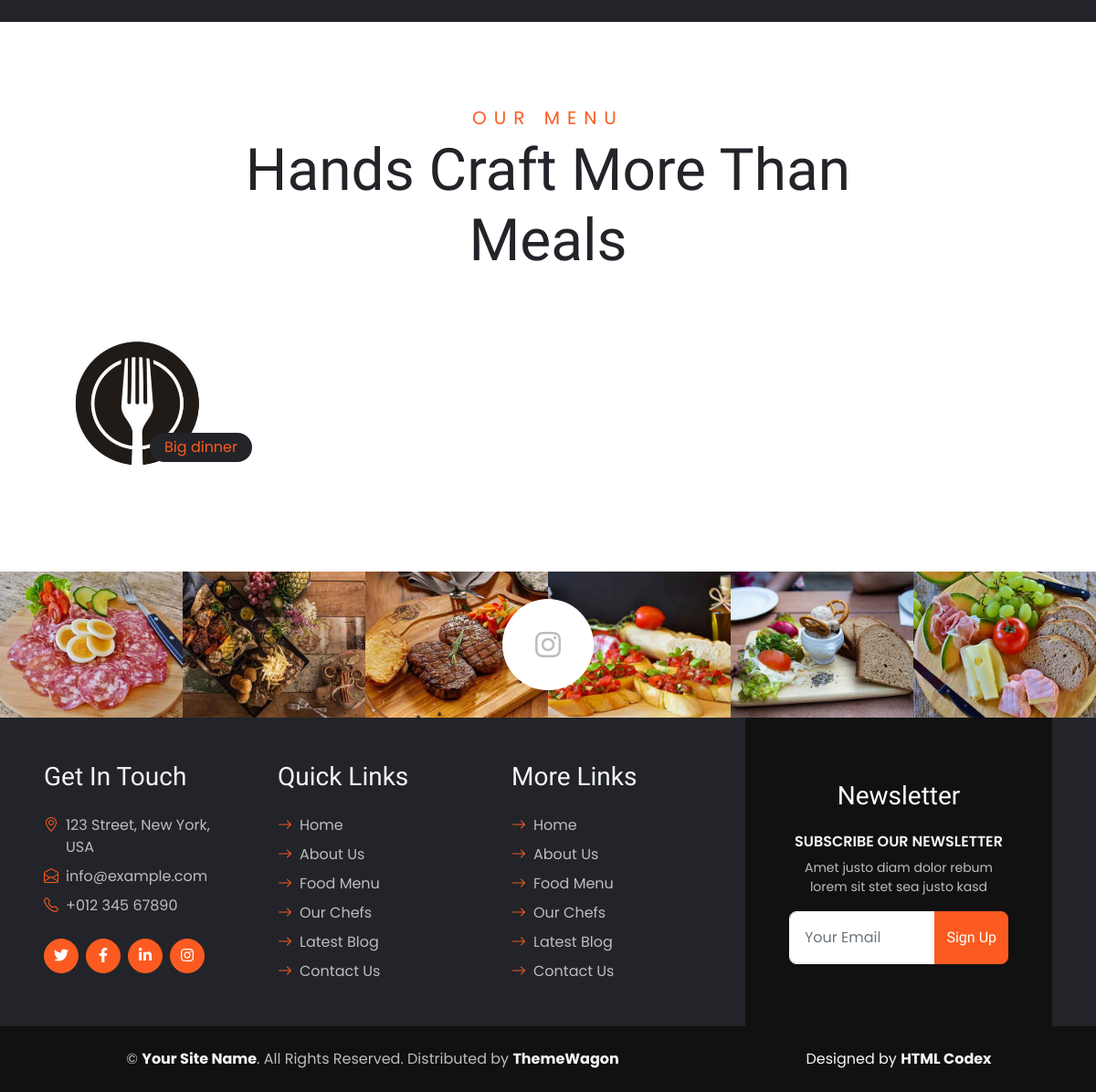
The app's page /menu/ (lower part), older data.
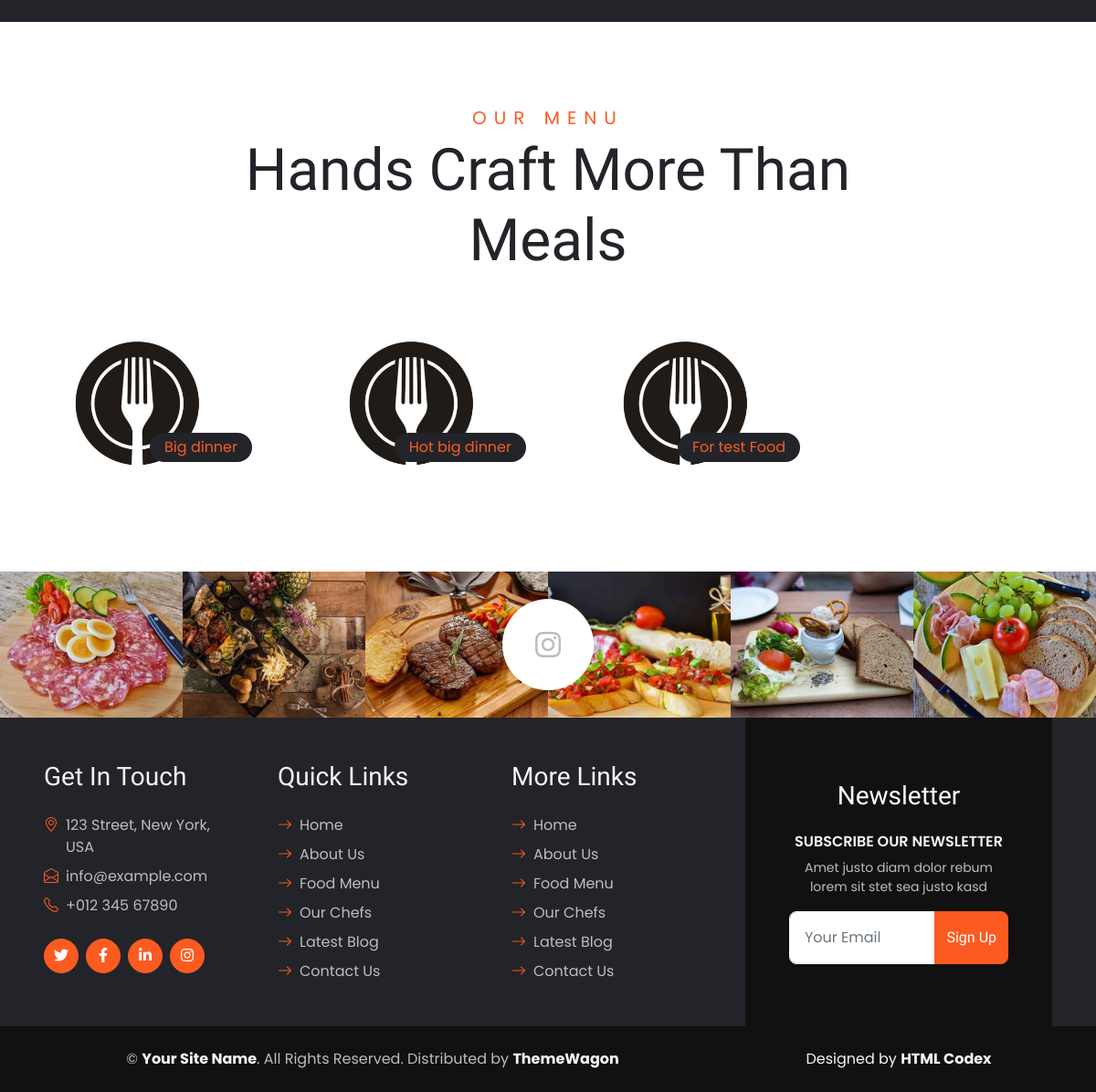
The same page, newer data.
### menu/models.py (models this page shows, shortened)
class Menu(models.Model):
    name = models.CharField(max_length=70)
    summ = models.CharField(max_length=500, null=True, blank=True)
    price = models.DecimalField(max_digits=10, decimal_places=2)
    image = models.ImageField(upload_to='menus/', blank=True, default='menu_default.jpg')

### menu/views.py (the view)
# urls.py: path('', ListView.as_view(), name='menu')
class ListView(View):
    def get(self, request):
        objects = Menu.objects.all()
        return render(request, 'menu.html', {'menus':objects})

### templates/menu.html (shortened to what this page needs)
{% extends 'base.html' %}
{% block content %}
    <div class="container-fluid menu py-5 px-0">
        <div class="mb-5 text-center wow fadeIn" data-wow-delay="0.1s" style="max-width: 700px; margin: auto;">
            <h5 class="section-title">Our Menu</h5>
            <h1 class="display-3 mb-0">Hands Craft More Than Meals</h1>
        </div>
        <div class="tab-class text-center">
            <div class="tab-content">
                <div id="tab-1" class="tab-pane fade show p-0 active">
                    <div class="row g-0">
                        {% for menu in menus %}
                        <div class="col-lg-3 col-md-4 col-sm-6 wow fadeIn" data-wow-delay="0.1s">
                            <div class="position-relative">
                                <img class="img-fluid" src="{{menu.image.url}}" alt="">
                                <div
                                    class="position-absolute bottom-0 end-0 mb-4 me-4 py-1 px-3 bg-dark rounded-pill text-primary">
                                    {{menu.name}}</div>
                            </div>
                        </div>
                        {% endfor %}
                    </div>
                </div>
            </div>
        </div>
    </div>
    <div class="container-fluid position-relative instagram p-0 mt-5">
        <a href="" class="d-flex align-items-center justify-content-center position-absolute top-50 start-50 translate-middle bg-white rounded-circle" style="width: 100px; height: 100px; z-index: 1;">
            <i class="fab fa-instagram fa-2x text-secondary"></i>
        </a>
        <div class="row g-0">
            <div class="col-lg-2 col-md-3 col-sm-4 wow fadeIn" data-wow-delay="0.1s">
                <img class="img-fluid" src="img/menu-2.jpg" alt="">
            </div>
            <div class="col-lg-2 col-md-3 col-sm-4 wow fadeIn" data-wow-delay="0.2s">
                <img class="img-fluid" src="img/menu-3.jpg" alt="">
            </div>
            <div class="col-lg-2 col-md-3 col-sm-4 wow fadeIn" data-wow-delay="0.3s">
                <img class="img-fluid" src="img/menu-4.jpg" alt="">
            </div>
            <div class="col-lg-2 col-md-3 col-sm-4 wow fadeIn" data-wow-delay="0.4s">
                <img class="img-fluid" src="img/menu-5.jpg" alt="">
            </div>
            <div class="col-lg-2 col-md-3 col-sm-4 wow fadeIn" data-wow-delay="0.5s">
                <img class="img-fluid" src="img/menu-6.jpg" alt="">
            </div>
            <div class="col-lg-2 col-md-3 col-sm-4 wow fadeIn" data-wow-delay="0.6s">
                <img class="img-fluid" src="img/menu-7.jpg" alt="">
            </div>
        </div>
    </div>
{% endblock %}

Row changes from the older to the newer data that the page shows:
added Menu: image (placeholder picture), name "Hot big dinner"
added Menu: image (placeholder picture), name "For test Food"
